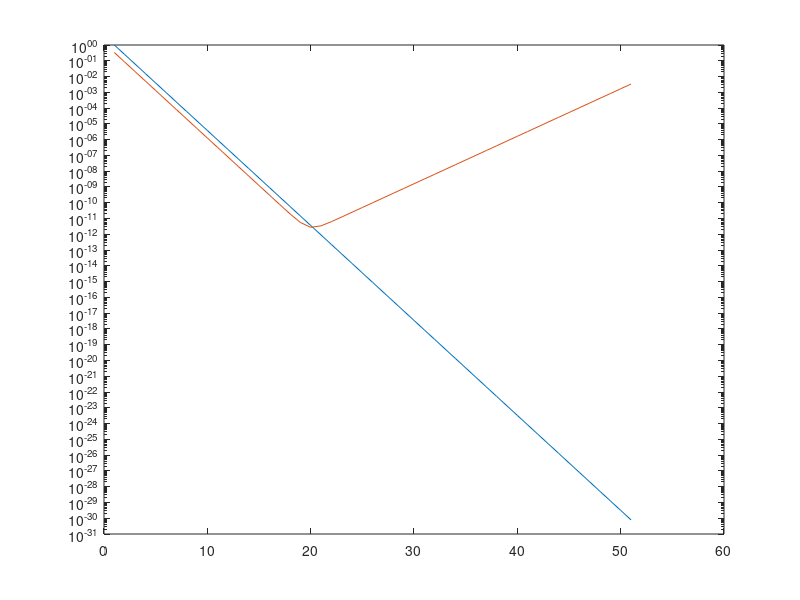

Here is the MATLAB script that generated this plot:
clear
a=1/3;
b=1/12;
n=50;
y=[a,b]; for i=2:n, y=[y,2.25*y(i)-y(i-1)/2]; end;
a=1
b=1/4
n=50
x=[a,b]; for i=2:n, x=[x,2.25*x(i)-x(i-1)/2]; end;
ind=1:n+1;
semilogy(ind,x,ind,y)